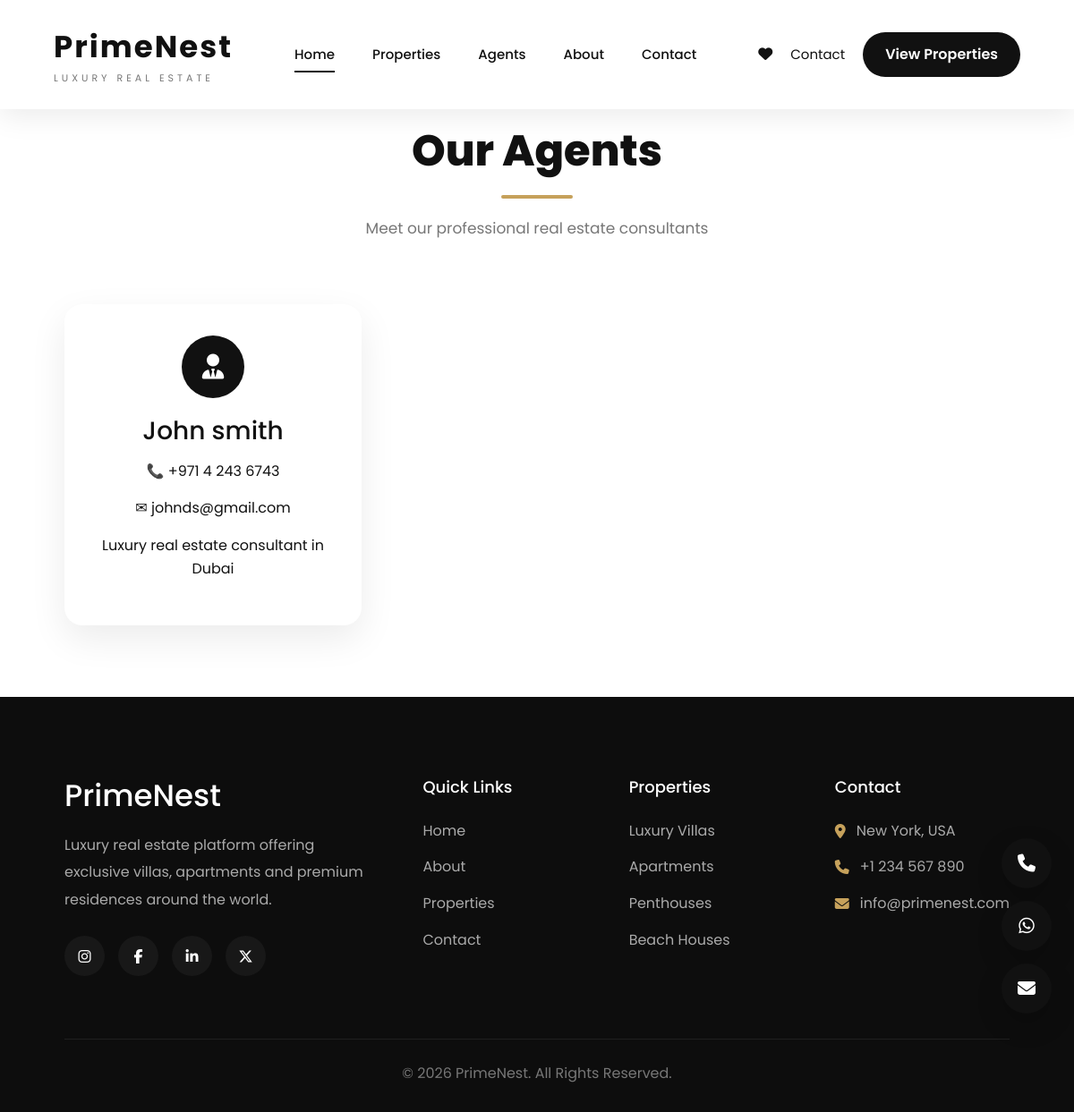
/agents/, run on the app's committed database.
### property/models.py (models this page shows, shortened)
class Agent(models.Model):
    name = models.CharField(max_length=100)
    phone = models.CharField(max_length=20)
    email = models.EmailField()
    bio = models.TextField(blank=True)

### core/views.py (the view)
def agents(request):
    agents = Agent.objects.all()
    context = {
        "agents": agents
    }
    return render(
        request,
        "agents.html",
        context
    )

### templates/agents.html (shortened to what this page needs)
{% extends 'base.html' %}
{% block body_class %}
inner-page
{% endblock %}
{% block content %}
<section class="agents-page">
<div class="container">
<div class="section-title">
<h2>
Our Agents
</h2>
<p>
Meet our professional real estate consultants
</p>
</div>
<div class="agents-grid">
{% for agent in agents %}
<div class="agent-card">
<div class="agent-icon">
<i class="fa-solid fa-user-tie"></i>
</div>
<h3>
{{ agent.name }}
</h3>
<p>
📞 {{ agent.phone }}
</p>
<p>
✉ {{ agent.email }}
</p>
<p>
{{ agent.bio }}
</p>
</div>
{% empty %}
<p>
No agents available.
</p>
{% endfor %}
</div>
</div>
</section>
{% endblock %}

### static/css/variables.css (style rules this page uses)
:root { --white:#ffffff; --light-gray:#f5f5f5; --gray:#d1d5db; --dark-gray:#4b5563; --black:#111111; --transition:0.4s ease; --container:1200px; }

### static/css/style.css (style rules this page uses)
*, *::before, *::after { margin:0; padding:0; box-sizing:border-box; }
html { scroll-behavior:smooth; }
body { font-family:'Poppins',sans-serif; background:#fff; color:#111; overflow-x:hidden; line-height:1.6; }
.container { width:min(90%,1320px); margin:auto; }
.section-title { text-align:center; margin-bottom:60px; }
.section-title h2 { font-size:48px; line-height:1.2; font-weight:700; margin-bottom:15px; }
.section-title p { color:#666; font-size:17px; }
* { transition-property:color,background,transform,border,box-shadow; }
.agents-page { padding-top:140px; padding-bottom:80px; }
.agents-grid { display:grid; grid-template-columns:repeat(3,1fr); gap:30px; }
.agent-card { background:#fff; padding:35px; border-radius:20px; box-shadow:0 15px 40px rgba(0,0,0,.08); text-align:center; transition:.3s; }
.agent-icon { width:70px; height:70px; margin:0 auto 20px; display:flex; align-items:center; justify-content:center; border-radius:50%; background:#111; color:white; font-size:28px; }
.agent-card h3 { margin-bottom:15px; }

### static/css/cards.css (style rules this page uses)
.section-title { text-align:center; margin-bottom:70px; }
.section-title h2 { font-size:48px; font-weight:800; color:#111; margin-bottom:18px; position:relative; }
.section-title h2::after { content:""; display:block; width:80px; height:4px; background:#C6A15B; margin:20px auto 0; border-radius:50px; }
.section-title p { max-width:620px; margin:auto; color:#777; font-size:17px; line-height:1.8; }

### data on the page
Agent: name "John smith", phone "+971 4 243 6743", email "johnds@gmail.com", bio "Luxury real estate consultant in Dubai"
